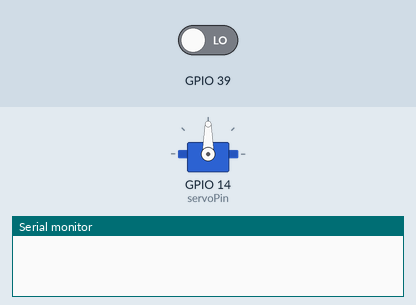
This sketch was run on a simulated ESP32. Parts: servo, the last lines printed to the serial monitor. The test bench sets the inputs (shaded band); at power-on: GPIO 39 LOW.

Above: at 1.2 s.
1.3 s: GPIO 39 driven HIGH
At 1.57 s:
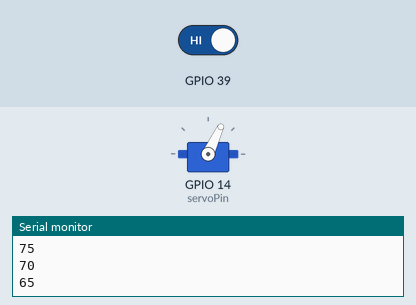
At 2.32 s:
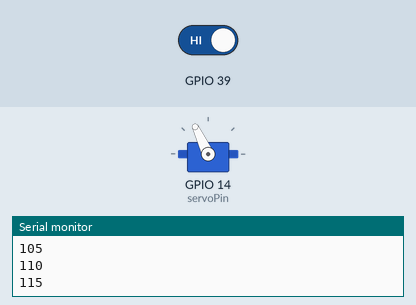
Timing chart, 0 to 10.3 s (numbered marks = the images above; inputs shaded):
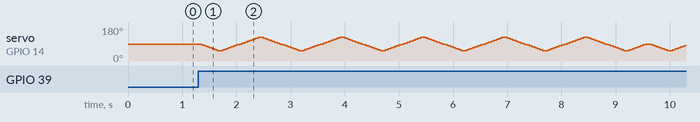

The sketch:

mini.ino
```cpp
#include <Servo_ESP32.h>

static const int servoPin = 14;

Servo_ESP32 servo1;
int angleStep = 5;
int angleMin =55;
int angleMax = 125;

void setup() {
    servo1.attach(servoPin);
    pinMode(39,INPUT);
}

void loop() {

  int mic=digitalRead(39);
  if(mic==HIGH){
    for(int angle = 90; angle >= 55; angle -=angleStep) {
        servo1.write(angle);
        Serial.println(angle);
        delay(50);
    }
    repeat();
    repeat();
    repeat();
    repeat();
    repeat();
    for(int angle = 55; angle <=90; angle +=angleStep) {
        servo1.write(angle);
        Serial.println(angle);
        delay(50);
  }
   }
}
void repeat()
{


   for(int angle = 55; angle <= angleMax; angle +=angleStep) {
        servo1.write(angle);
        Serial.println(angle);
        delay(50);
    }

    for(int angle = 125; angle >= angleMin; angle -=angleStep) {
        servo1.write(angle);
        Serial.println(angle);
        delay(50);
    }

}
```
